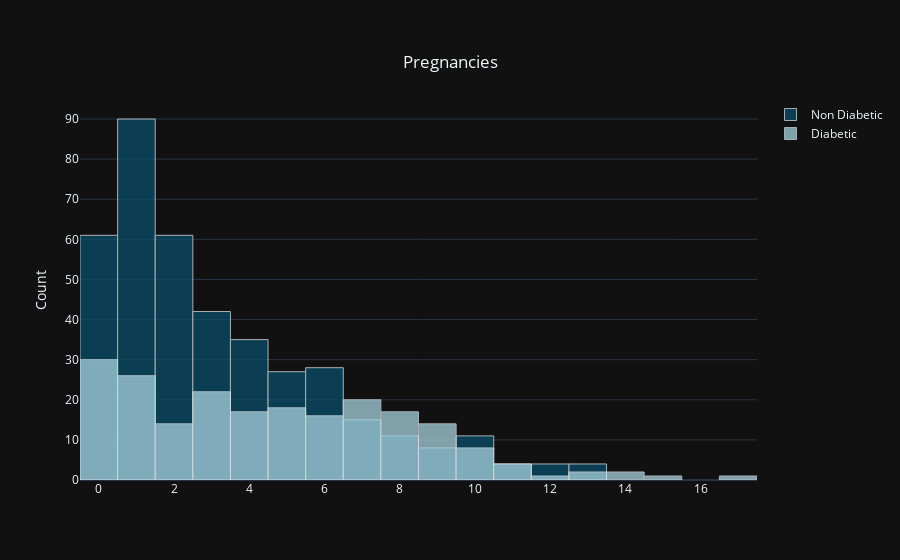
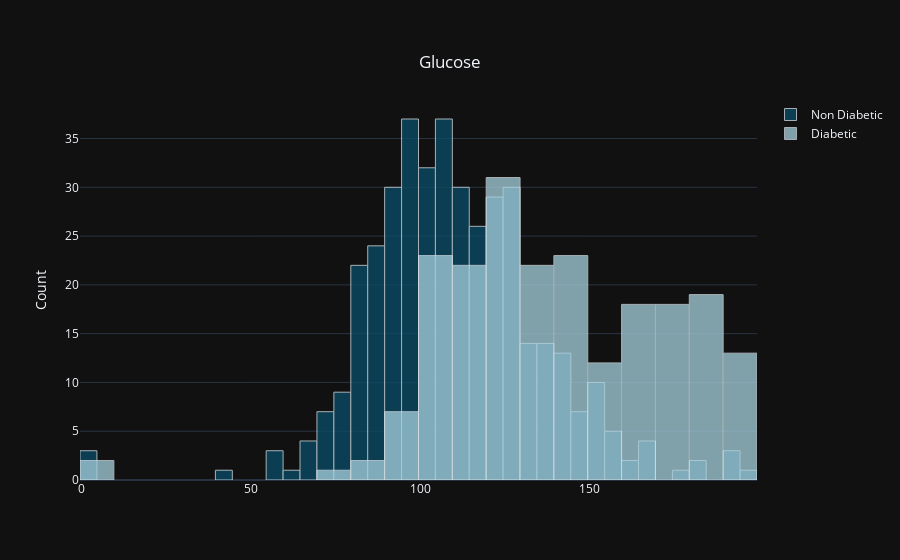
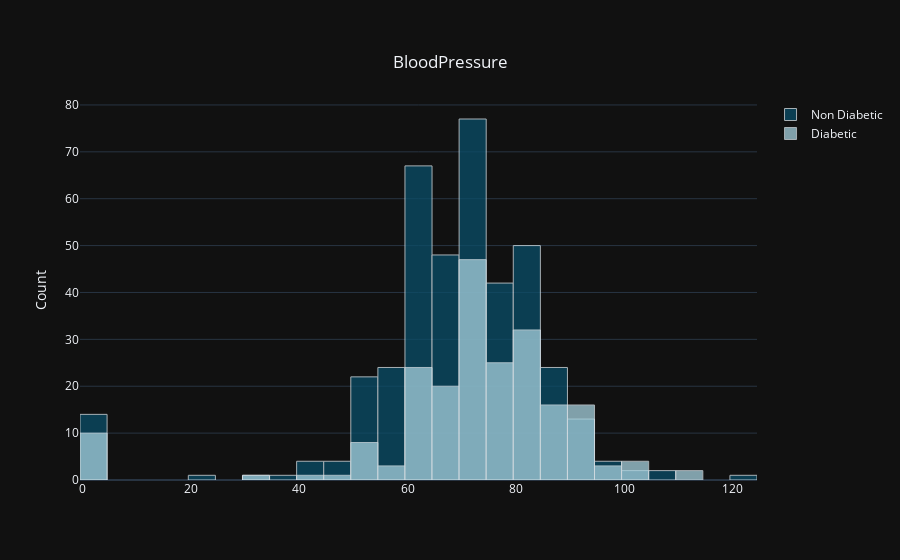
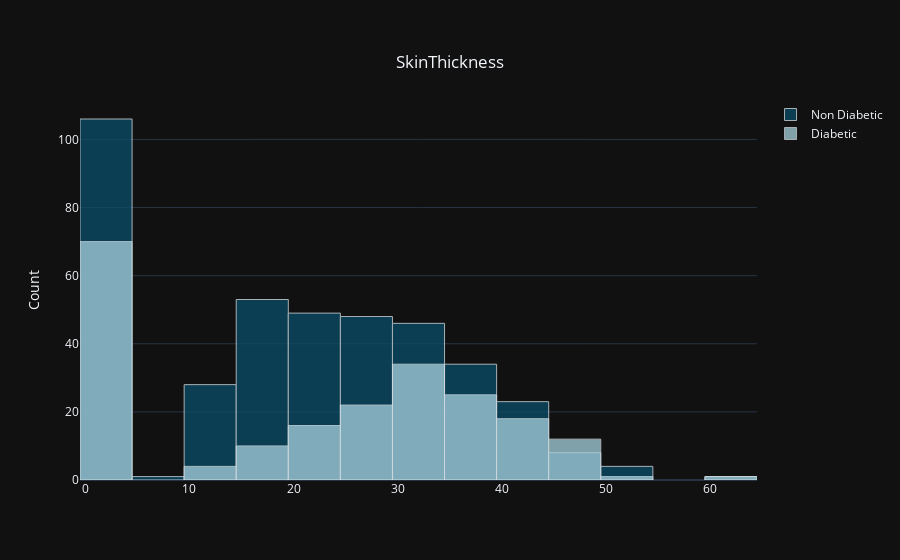

The cell these charts' notebook holds for them, in order:
### Code cell
for i in num_var:
    num_features(plot_with_target, i, 'Outcome')

### Figure 1 — Plotly figure (JSON) as saved in the notebook; plotly's stock layout.template omitted (floating-point values rounded to 4 significant figures; data arrays with more than 128 entries replaced by an {"elided": "..."} marker saying what was removed)
{"data": [{"marker": {"color": "#0A4D68", "line": {"color": "#DBE6EC", "width": 1}}, "name": "Non Diabetic", "opacity": 0.75, "type": "histogram", "x": {"elided": "401 int values"}}, {"marker": {"color": "#A6D0DD", "line": {"color": "#DBE6EC", "width": 1}}, "name": "Diabetic", "opacity": 0.75, "type": "histogram", "x": {"elided": "213 int values"}}], "layout": {"barmode": "overlay", "title": {"text": "Pregnancies", "x": 0.5, "xanchor": "center", "y": 0.9, "yanchor": "top"}, "yaxis": {"title": {"text": "Count"}}}}

### Figure 2 — Plotly figure (JSON) as saved in the notebook; plotly's stock layout.template omitted (floating-point values rounded to 4 significant figures; data arrays with more than 128 entries replaced by an {"elided": "..."} marker saying what was removed)
{"data": [{"marker": {"color": "#0A4D68", "line": {"color": "#DBE6EC", "width": 1}}, "name": "Non Diabetic", "opacity": 0.75, "type": "histogram", "x": {"elided": "401 int values"}}, {"marker": {"color": "#A6D0DD", "line": {"color": "#DBE6EC", "width": 1}}, "name": "Diabetic", "opacity": 0.75, "type": "histogram", "x": {"elided": "213 int values"}}], "layout": {"barmode": "overlay", "title": {"text": "Glucose", "x": 0.5, "xanchor": "center", "y": 0.9, "yanchor": "top"}, "yaxis": {"title": {"text": "Count"}}}}

### Figure 3 — Plotly figure (JSON) as saved in the notebook; plotly's stock layout.template omitted (floating-point values rounded to 4 significant figures; data arrays with more than 128 entries replaced by an {"elided": "..."} marker saying what was removed)
{"data": [{"marker": {"color": "#0A4D68", "line": {"color": "#DBE6EC", "width": 1}}, "name": "Non Diabetic", "opacity": 0.75, "type": "histogram", "x": {"elided": "401 int values"}}, {"marker": {"color": "#A6D0DD", "line": {"color": "#DBE6EC", "width": 1}}, "name": "Diabetic", "opacity": 0.75, "type": "histogram", "x": {"elided": "213 int values"}}], "layout": {"barmode": "overlay", "title": {"text": "BloodPressure", "x": 0.5, "xanchor": "center", "y": 0.9, "yanchor": "top"}, "yaxis": {"title": {"text": "Count"}}}}

### Figure 4 — Plotly figure (JSON) as saved in the notebook; plotly's stock layout.template omitted (floating-point values rounded to 4 significant figures; data arrays with more than 128 entries replaced by an {"elided": "..."} marker saying what was removed)
{"data": [{"marker": {"color": "#0A4D68", "line": {"color": "#DBE6EC", "width": 1}}, "name": "Non Diabetic", "opacity": 0.75, "type": "histogram", "x": {"elided": "401 int values"}}, {"marker": {"color": "#A6D0DD", "line": {"color": "#DBE6EC", "width": 1}}, "name": "Diabetic", "opacity": 0.75, "type": "histogram", "x": {"elided": "213 int values"}}], "layout": {"barmode": "overlay", "title": {"text": "SkinThickness", "x": 0.5, "xanchor": "center", "y": 0.9, "yanchor": "top"}, "yaxis": {"title": {"text": "Count"}}}}
